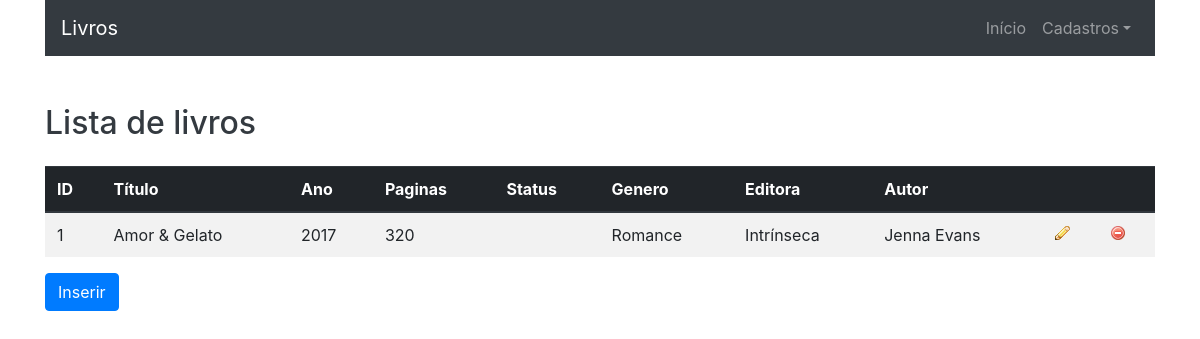
Before: /view/livros/listar.php with the older database file.
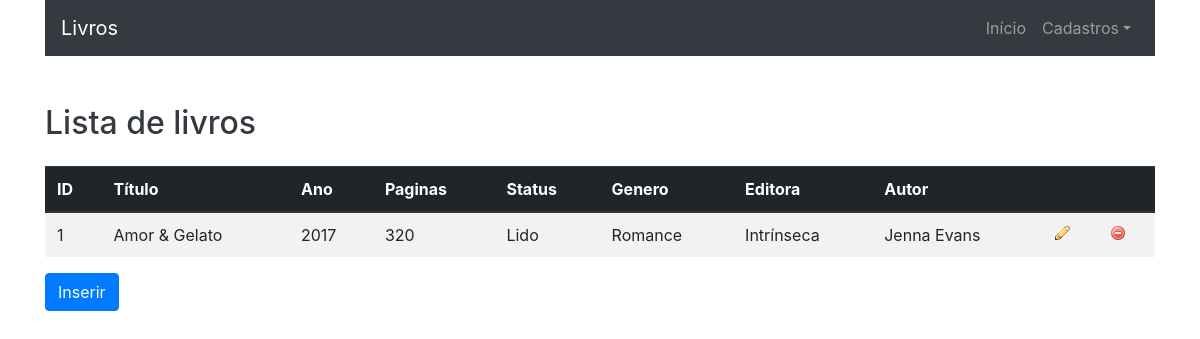
After: the same page with the newer database file.
### tables this page shows
CREATE TABLE livros (
    id int AUTO_INCREMENT NOT NULL,
    titulo varchar(57) NOT NULL,
    ano int NOT NULL,
    paginas int NOT NULL,
    status VARCHAR(1) NOT NULL,  
    genero varchar(1) NOT NULL,  
    id_editora int NOT NULL,
    id_autor int NOT NULL,
    CONSTRAINT pk_livros PRIMARY KEY (id)
);

CREATE TABLE editoras (
    id int AUTO_INCREMENT NOT NULL,
    nome varchar(127) NOT NULL,
    pais varchar(57) NOT NULL,
    CONSTRAINT pk_editoras PRIMARY KEY (id)
);

CREATE TABLE autores (
    id int AUTO_INCREMENT NOT NULL,
    nome varchar(127) NOT NULL,
    pais varchar(57) NOT NULL,
    CONSTRAINT pk_autores PRIMARY KEY (id)
);

### dao/LivroDAO.php (called while the page is built, shortened)
<?php
include_once(__DIR__ . "/../model/Livro.php");
class LivroDAO {
    public function list() {
        $conn = Connection::getConnection();
        $sql = "SELECT l.*, d.nome AS nome_editora, a.nome AS nome_autor" .
               " FROM livros l" .
               " JOIN editoras d ON (d.id = l.id_editora)" .
               " JOIN autores a ON (a.id = l.id_autor)" .
               " ORDER BY l.id";
        $stm = $conn->prepare($sql);
        $stm->execute();
        $result = $stm->fetchAll();
        return $this->mapDBToObject($result);
    }
    private function mapDBToObject(array $result) {
        $livros = array();
        foreach($result as $reg) {
            $livro = new Livro();
            $livro->setId($reg['id']);
            $livro->setTitulo($reg['titulo']);
            $livro->setAno($reg['ano']);
            $livro->setPaginas($reg['paginas']);
            $livro->setStatus($reg['status']);
            $livro->setGenero($reg['genero']);
            $editora = new Editora();
            $editora->setId($reg['id_editora']);
            $editora->setNome($reg['nome_editora']);
            $livro->setEditora($editora);
            $autor = new Autor();
            $autor->setId($reg['id_autor']);
            $autor->setNome($reg['nome_autor']);
            $livro->setAutor($autor);
            array_push($livros, $livro);
        }
        return $livros;
    }
}

### controller/LivroController.php (called while the page is built, shortened)
<?php
include_once(__DIR__ . "/../dao/LivroDAO.php");
include_once(__DIR__ . "/../model/Livro.php");
class LivroController {
    private LivroDAO $livroDAO;
    public function __construct() {
        $this->livroDAO = new LivroDAO();
    }
    public function listar() {
        return $this->livroDAO->list();
    }
}

### model/Livro.php (called while the page is built, shortened)
<?php
include_once(__DIR__ . "/../model/Editora.php");
include_once(__DIR__ . "/../model/Autor.php");
class Livro {
    private ?int $id;
    private ?string $titulo;
    private ?int $ano;
    private ?int $paginas;
    private ?string $status;
    private ?string $genero;
    private ?Editora $editora;
    private ?Autor $autor;
    public function __construct() {
        $this->id = 0;
        $this->editora = null;
        $this->autor = null;
    }
    public function getId(): ?int {
        return $this->id;
    }
    public function setId(?int $id) {
        $this->id = $id;
        return $this;
    }
    public function getTitulo(): ?string {
        return $this->titulo;
    }
    public function setTitulo(?string $titulo) {
        $this->titulo = $titulo;
        return $this;
    }
    public function getAno(): ?int {
        return $this->ano;
    }
    public function setAno(?int $ano) {
        $this->ano = $ano;
        return $this;
    }
    public function getPaginas(): ?int {
        return $this->paginas;
    }
    public function setPaginas(?int $paginas) {
        $this->paginas = $paginas;
        return $this;
    }
    public function getStatusName(): ?string {
        if ($this->status == 'L')
            return "Lido";
        elseif ($this->status == 'N')
            return "Não lido";
        return '';
    }
    public function setStatus(?string $status) {
        $this->status = $status;
        return $this;
    }
    public function getGeneroName(): ?string {
        if ($this->genero == 'A')
            return "Ação";
        elseif ($this->genero == 'R')
            return "Romance";
        elseif ($this->genero == 'D')
            return "Drama";
        elseif ($this->genero == 'S')
            return "Suspense";
        elseif ($this->genero == 'F')
            return "Ficção";
        return '';
    }
    public function setGenero(?string $genero) {
        $this->genero = $genero;
        return $this;
    }
    public function getEditora() {
        return $this->editora;
    }
    public function setEditora(?Editora $editora) {
        $this->editora = $editora;
        return $this;
    }
    public function getAutor() {
        return $this->autor;
    }
    public function setAutor(?Autor $autor){
        $this->autor = $autor;
        return $this;
    }
}

### model/Editora.php (called while the page is built, shortened)
<?php
class Editora {
    private ?string $nome;
    public function __toString() {
        return $this->nome;
    }
    public function setId($id) {
        return $this;
    }
    public function setNome($nome) {
        $this->nome = $nome;
        return $this;
    }
}

### model/Autor.php (called while the page is built, shortened)
<?php
class Autor {
    private ?string $nome;
    public function __toString() {
        return $this->nome;
    }
    public function setId($id) {
        return $this;
    }
    public function setNome($nome) {
        $this->nome = $nome;
        return $this;
    }
}

### view/livros/listar.php (the view, shortened to what the changed rows need)
<?php
include_once(__DIR__ . "/../../controller/LivroController.php");
$livroCont = new LivroController();
$livros = $livroCont->listar();
?>
<?php
    include_once(__DIR__ . "/../include/header.php");
?>
<h2 class="text-dark mt-5">Lista de livros</h2>
<table class="table table-striped mt-4">
    <thead class="thead-dark">
        <tr>
            <th>ID</th>
            <th>Título</th>
            <th>Ano</th>
            <th>Paginas</th>
            <th>Status</th>
            <th>Genero</th>
            <th>Editora</th>
            <th>Autor</th>
            <th></th>
            <th></th>
        </tr>
    </thead>
    <tbody>
        <?php foreach($livros as $l): ?>
            <tr>
                <td><?= $l->getId() ?></td>
                <td><?= $l->getTitulo() ?></td>
                <td><?= $l->getAno() ?></td>
                <td><?= $l->getPaginas() ?></td>
                <td><?= $l->getStatusName() ?></td>
                <td><?= $l->getGeneroName() ?></td>
                <td><?= $l->getEditora() ?></td>
                <td><?= $l->getAutor() ?></td>
                <td>
                    <a href="alterar.php?id=<?= $l->getId() ?>">
                        <img src="../../img/btn_editar.png" >
                    </a>
                </td>
                <td>
                    <a href="excluir.php?id=<?= $l->getId() ?>"
                        onclick="return confirm('Confirma a exclusão?');" >
                        <img src="../../img/btn_excluir.png" >
                    </a>
                </td>
            </tr>
        <?php endforeach; ?>
    </tbody>
</table>
<?php
    include_once(__DIR__ . "/../include/footer.php");
?>

Changed rows visible on the page:
changed livros "Amor & Gelato": status (not shown) → "Lido"
